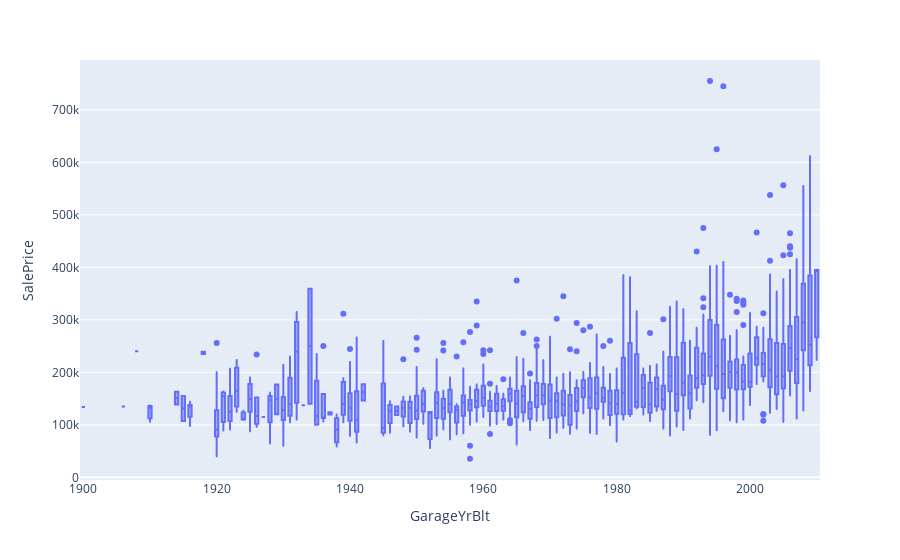

Here is the notebook cell this chart was saved with:
### Markdown cell above
The sales price tends to increase with newer garages; however, this trend is likely influenced by property characteristics. Outliers were detected between 1993 and 1996, but subsequently, sales prices reverted to lower levels.

### Code cell
import plotly.express as px
fig = px.box(df_missing, x='GarageYrBlt', y='SalePrice')
fig.show()

### Figure 1 — Plotly figure (JSON) as saved in the notebook; plotly's stock layout.template omitted (floating-point values rounded to 4 significant figures; data arrays with more than 128 entries replaced by an {"elided": "..."} marker saying what was removed)
{"data": [{"alignmentgroup": "True", "hovertemplate": "GarageYrBlt=%{x}<br>SalePrice=%{y}<extra></extra>", "legendgroup": "", "marker": {"color": "#636efa"}, "name": "", "notched": false, "offsetgroup": "", "orientation": "v", "showlegend": false, "type": "box", "x": {"elided": "1460 int values"}, "x0": " ", "xaxis": "x", "y": {"elided": "1460 int values"}, "y0": " ", "yaxis": "y"}], "layout": {"boxmode": "group", "legend": {"tracegroupgap": 0}, "margin": {"t": 60}, "xaxis": {"anchor": "y", "domain": [0, 1], "title": {"text": "GarageYrBlt"}}, "yaxis": {"anchor": "x", "domain": [0, 1], "title": {"text": "SalePrice"}}}}
